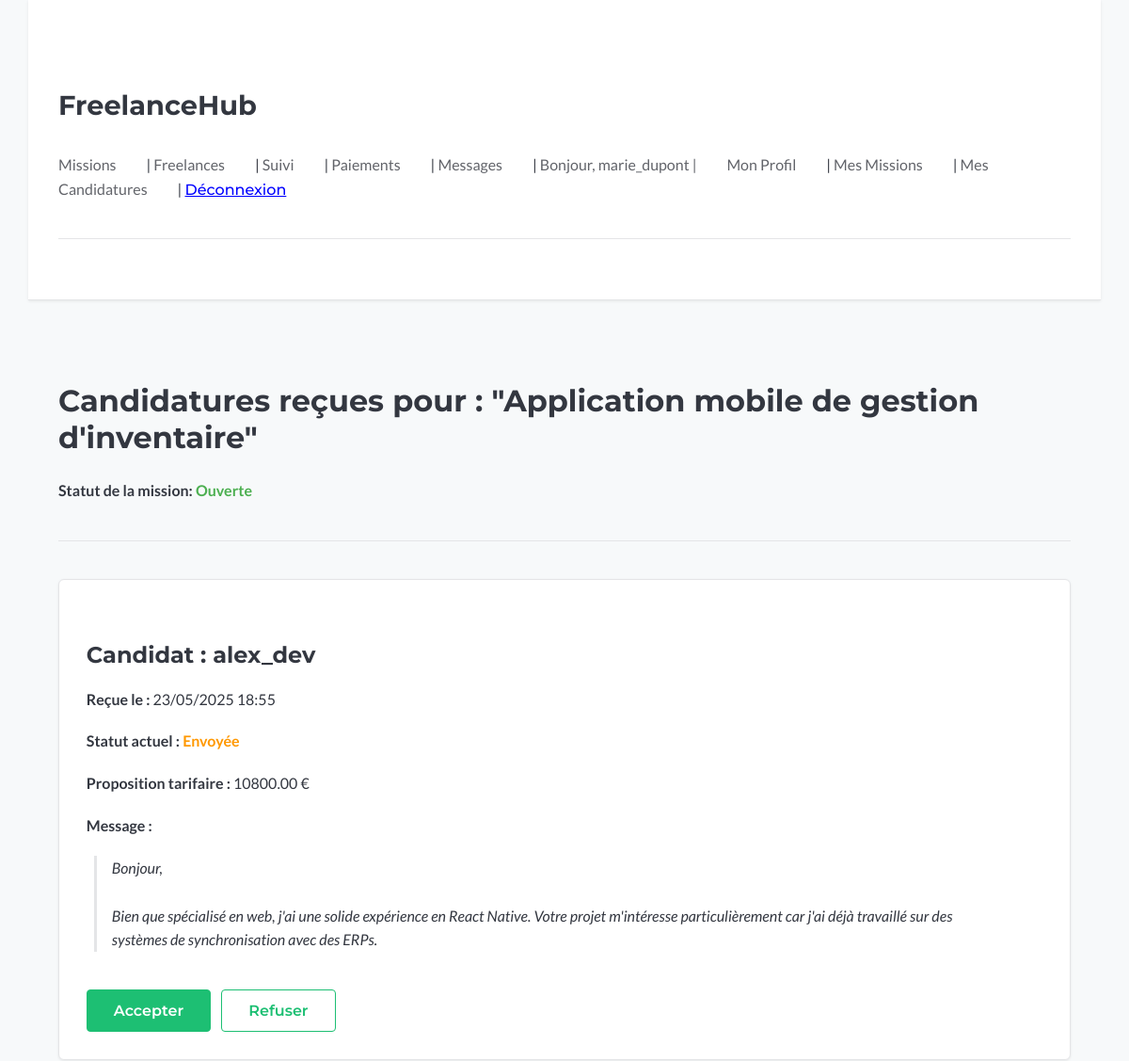
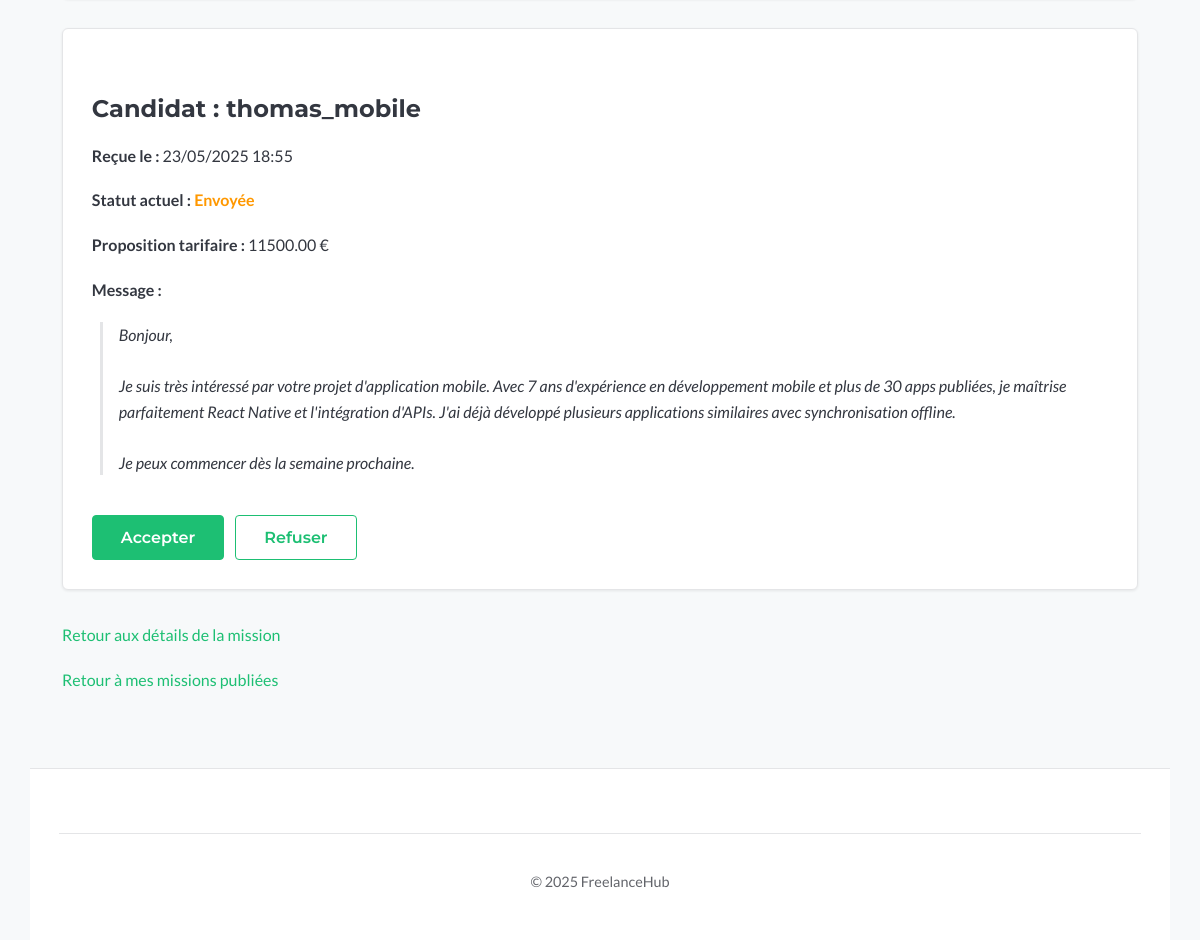
The app's page /missions/4/candidatures/ (signed in) with its own data (2 pictures, top to bottom).
### missions/models.py (models this page shows, shortened)
class Mission(models.Model):
    client = models.ForeignKey(
        settings.AUTH_USER_MODEL,
        on_delete=models.CASCADE,  # Si le client est supprimé, ses missions aussi
        related_name="missions_publiees",
        verbose_name="Client",
    )
    titre = models.CharField(max_length=255, verbose_name="Titre de la mission")
    description = models.TextField(verbose_name="Description détaillée")
    competences_requises = models.TextField(
        blank=True, null=True, verbose_name="Compétences requises"
    )  # Ou ManyToMany vers un modèle Skill
    budget_propose = models.DecimalField(
        max_digits=10,
        decimal_places=2,
        blank=True,
        null=True,
        verbose_name="Budget proposé (€)",
    )
    duree_estimee = models.CharField(
        max_length=100, blank=True, null=True, verbose_name="Durée estimée"
    )  # Ex: "2 semaines", "1 mois"
    date_publication = models.DateTimeField(
        auto_now_add=True, verbose_name="Date de publication"
    )  # Se met automatiquement à la création
    date_limite_candidature = models.DateField(
        blank=True, null=True, verbose_name="Date limite pour postuler"
    )
    date_debut_souhaitee = models.DateField(
        blank=True, null=True, verbose_name="Date de début souhaitée"
    )
    date_fin_souhaitee = models.DateField(
        blank=True, null=True, verbose_name="Date de fin souhaitée"
    )
    statut = models.CharField(
        max_length=20,
        choices=MissionStatus.choices,
        default=MissionStatus.OPEN,
        verbose_name="Statut",
    )
    freelance_assigne = models.ForeignKey(
        settings.AUTH_USER_MODEL,
        on_delete=models.SET_NULL,  # Si le freelance est supprimé, la mission n'est plus assignée mais existe toujours
        related_name="missions_assignees",
        blank=True,  # Non obligatoire (au début, pas de freelance assigné)
        null=True,  # Peut être vide en BDD
        verbose_name="Freelance Assigné",
    )
    class Meta:
        verbose_name = "Mission"
        verbose_name_plural = "Missions"
        ordering = [
            "-date_publication"
        ]  # Ordonner par défaut les missions de la plus récente à la plus ancienne

class Candidature(models.Model):
    mission = models.ForeignKey(
        Mission,
        on_delete=models.CASCADE,  # Si la mission est supprimée, les candidatures aussi
        related_name="candidatures",
        verbose_name="Mission Concernée",
    )
    freelance = models.ForeignKey(
        settings.AUTH_USER_MODEL,
        on_delete=models.CASCADE,  # Si le freelance est supprimé, ses candidatures aussi
        related_name="mes_candidatures",
        verbose_name="Freelance Candidat",
    )
    lettre_motivation = models.TextField(
        blank=True, null=True, verbose_name="Message / Lettre de motivation"
    )
    proposition_tarifaire = models.DecimalField(
        max_digits=10,
        decimal_places=2,
        blank=True,
        null=True,
        verbose_name="Proposition tarifaire (€)",
    )  # Si applicable
    date_candidature = models.DateTimeField(
        auto_now_add=True, verbose_name="Date de candidature"
    )
    statut = models.CharField(
        max_length=20,
        choices=CandidatureStatus.choices,
        default=CandidatureStatus.SUBMITTED,
        verbose_name="Statut",
    )
    class Meta:
        verbose_name = "Candidature"
        verbose_name_plural = "Candidatures"
        ordering = ["-date_candidature"]
        unique_together = ("mission", "freelance")

### missions/views.py (the view)
# urls.py: path('<int:mission_pk>/candidatures/', views.view_candidatures_view, name='view_candidatures'),
@login_required
def view_candidatures_view(request, mission_pk):
    mission = get_object_or_404(Mission, pk=mission_pk)
    if mission.client != request.user:
        return HttpResponseForbidden("Vous n'êtes pas autorisé à accéder à cette page.")
    candidatures = mission.candidatures.all().order_by("-date_candidature")
    context = {
        "mission": mission,
        "candidatures": candidatures,
    }
    return render(request, "missions/candidature_list.html", context)

### missions/templates/missions/candidature_list.html (shortened to what this page needs)
{% extends "base.html" %}
{% block content %}
  <h2>Candidatures reçues pour : "{{ mission.titre }}"</h2>
  <p><strong>Statut de la mission:</strong> <span class="status-{{ mission.statut|lower }}">{{ mission.get_statut_display }}</span></p>
  <hr>
  {% if candidatures %}
    {% for candidature in candidatures %}
      <article class="card">
        <h4>Candidat : {{ candidature.freelance.username }}</h4>
        <p><strong>Reçue le :</strong> {{ candidature.date_candidature|date:"d/m/Y H:i" }}</p>
        <p><strong>Statut actuel :</strong> <span class="status-{{ candidature.statut|lower }}">{{ candidature.get_statut_display }}</span></p>
        {% if candidature.proposition_tarifaire %}
        <p><strong>Proposition tarifaire :</strong> {{ candidature.proposition_tarifaire }} €</p>
        {% endif %}
        {% if candidature.lettre_motivation %}
        <p><strong>Message :</strong></p>
        <blockquote style="border-left: 3px solid var(--border-color); padding-left: 1em; margin-left: 0.5em; font-style: italic;">
          {{ candidature.lettre_motivation|linebreaksbr }}
        </blockquote>
        {% endif %}
        {% if candidature.statut == 'SUBMITTED' and mission.statut == 'OPEN' %}
        <div style="margin-top: 1em;">
          <form action="{% url 'missions:accept_candidature' candidature.pk %}" method="post" style="display: inline-block; margin-right: 0.5em;">
              <button type="submit" class="button">Accepter</button>
          </form>
          <form action="{% url 'missions:reject_candidature' candidature.pk %}" method="post" style="display: inline-block;">
              <button type="submit" class="button button-secondary">Refuser</button>
          </form>
        </div>
        {% endif %}
      </article>
    {% endfor %}
  {% else %}
    <p>Aucune candidature n'a été reçue pour cette mission pour le moment.</p>
  {% endif %}
  <p style="margin-top: 2em;"><a href="{% url 'missions:detail' mission.pk %}">Retour aux détails de la mission</a></p>
  <p><a href="{% url 'missions:my_missions' %}">Retour à mes missions publiées</a></p>
{% endblock %}

### templates/base.html (shortened to what this page needs)
{% load static %}
<!doctype html>
<html lang="fr">
<head>
    <link rel="stylesheet" href="{% static 'css/style.css' %}">
</head>
<body>
    <header>
        <h1><a href="{% url 'home' %}">FreelanceHub</a></h1>
        <nav>
            <a href="{% url 'missions:list' %}">Missions</a> |
            <a href="{% url 'users:freelance_search' %}">Freelances</a> |
            {% if user.is_authenticated %}
                <a href="{% url 'missions:tracking_dashboard' %}">Suivi</a> |
                <a href="{% url 'payments:dashboard' %}">Paiements</a> |
                <a href="{% url 'messaging:list' %}">Messages</a> |
                <span>Bonjour, {{ user.username }} | </span>
                <a href="{% url 'users:profile' %}">Mon Profil</a> |
                <a href="{% url 'missions:my_missions' %}">Mes Missions</a> |
                <a href="{% url 'missions:my_applications' %}">Mes Candidatures</a> |
                <form action="{% url 'users:logout' %}" method="post" style="display: inline;">
                    <button type="submit" style="background:none; border:none; padding:0; color: blue; text-decoration:underline; cursor:pointer;">Déconnexion</button>
                </form>
            {% else %}
                <a href="{% url 'users:login' %}">Connexion</a> |
                <a href="{% url 'users:register' %}">Inscription</a>
            {% endif %}
        </nav>
        <hr>
    </header>
    <main>
        {% block content %}{% endblock %}
    </main>
    <footer>
        <hr>
        <p>© 2025 FreelanceHub</p>
    </footer>
</body>
</html>

### static/css/style.css (style rules this page uses)
:root { --bg-color: #f7f9fa; --surface-color: #ffffff; --text-color: #333740; --text-secondary: #62646a; --accent-color: #1dbf73; --accent-color-darker: #19a366; --border-color: #e4e5e7; --error-bg: #f8d7da; --error-text: #721c24; --error-border: #f5c6cb; --success-bg: #d4edda; --success-text: #155724; --success-border: #c3e6cb; --info-bg: #d1ecf1; --info-text: #0c5460; --info-border: #bee5eb; --font-primary: 'Lato', system-ui, -apple-system, BlinkMacSystemFont, 'Segoe UI', Roboto, Oxygen, Ubuntu, Cantarell, 'Open Sans', 'Helvetica Neue', sans-serif; --font-headings: 'Montserrat', system-ui, -apple-system, BlinkMacSystemFont, 'Segoe UI', Roboto, Oxygen, Ubuntu, Cantarell, 'Open Sans', 'Helvetica Neue', sans-serif; --shadow-sm: 0 1px 3px rgba(0, 0, 0, 0.08); --shadow-md: 0 3px 6px rgba(0, 0, 0, 0.1); --shadow-lg: 0 10px 20px rgba(0,0,0,0.12); --transition-speed: 0.25s; --transition-ease: ease-in-out; }
*, *::before, *::after { box-sizing: border-box; }
html { scroll-behavior: smooth; }
body { margin: 0; font-family: var(--font-primary); background-color: var(--bg-color); color: var(--text-color); line-height: 1.6; font-size: 16px; display: flex; flex-direction: column; min-height: 100vh; }
h1, h2, h3, h4, h5, h6 { font-family: var(--font-headings); font-weight: 700; margin-top: 1.5em; margin-bottom: 0.75em; color: var(--text-color); }
h1 { font-size: 2.5rem; line-height: 1.2; }
h2 { font-size: 2rem; line-height: 1.2; }
h4 { font-size: 1.5rem; line-height: 1.3; }
p { margin-bottom: 1.2em; }
a { color: var(--accent-color); text-decoration: none; transition: color var(--transition-speed) var(--transition-ease); }
hr { border: none; border-top: 1px solid var(--border-color); margin: 2.5em 0; }
header, main, footer { width: 100%; max-width: 1140px; margin-left: auto; margin-right: auto; padding: 1.5em 2em; }
main { flex-grow: 1; padding-top: 2.5em; padding-bottom: 3.5em; }
header { background-color: var(--surface-color); padding-top: 1.5em; padding-bottom: 1.5em; border-bottom: 1px solid var(--border-color); box-shadow: var(--shadow-sm); }
header h1 a { color: var(--text-color); text-decoration: none; font-weight: 700; font-size: 1.8rem; }
header nav { margin-top: 1em; font-size: 1rem; }
header nav a, header nav span { margin-right: 1.8em; color: var(--text-secondary); font-weight: 500; }
header nav form button { color: var(--text-secondary); font-size: inherit; font-weight: 500; background: none; border: none; padding: 0; cursor: pointer; }
form { margin-top: 1.5em; }
button, input[type="submit"], a.button { display: inline-block; padding: 0.75em 1.75em; font-family: var(--font-headings); font-size: 1rem; font-weight: 600; text-align: center; text-decoration: none; color: #ffffff; background-color: var(--accent-color); border: 1px solid var(--accent-color); border-radius: 4px; cursor: pointer; transition: background-color var(--transition-speed) var(--transition-ease), border-color var(--transition-speed) var(--transition-ease), transform var(--transition-speed) var(--transition-ease), box-shadow var(--transition-speed) var(--transition-ease); }
.button-secondary { background-color: var(--surface-color); color: var(--accent-color); border: 1px solid var(--accent-color); }
.card { background-color: var(--surface-color); padding: 1.8em; border-radius: 6px; margin-bottom: 1.8em; border: 1px solid var(--border-color); box-shadow: var(--shadow-sm); transition: transform var(--transition-speed) var(--transition-ease), box-shadow var(--transition-speed) var(--transition-ease); opacity: 0; animation: fadeIn 0.6s var(--transition-ease) forwards; animation-delay: 0.2s; }
main { animation: fadeInUp 0.5s var(--transition-ease) 0.1s forwards; }
footer { margin-top: auto; padding-top: 2em; padding-bottom: 2em; text-align: center; font-size: 0.9rem; color: var(--text-secondary); border-top: 1px solid var(--border-color); background-color: var(--surface-color); }

### missions/templates/missions/candidature_list.html (style rules this page uses)
.status-open, .status-accepted { font-weight: bold; color: #4caf50; }
.status-assigned, .status-in_progress, .status-submitted, .status-viewed { font-weight: bold; color: #ff9800; }

### records on screen
Mission: titre "Application mobile de gestion d'inventaire", statut "Ouverte"
Candidature: freelance.username "alex_dev", date_candidature "23/05/2025 18:55", statut "Envoyée", proposition_tarifaire "10800.00", lettre_motivation "Bonjour, Bien que spécialisé en web, j'ai une solide expérience en React Native. Votre projet m'intéresse particulièrement car j'ai déjà travaillé sur des systèmes de synchronisation avec des ERPs.", shows "Accepter"
Candidature: freelance.username "thomas_mobile", date_candidature "23/05/2025 18:55", statut "Envoyée", proposition_tarifaire "11500.00", lettre_motivation "Bonjour, Je suis très intéressé par votre projet d'application mobile. Avec 7 ans d'expérience en développement mobile et plus de 30 apps publiées, je maîtrise parfaitement React Native et l'intégration d'APIs. J'ai déjà développé plusieurs applications similaires avec synchronisation offline. Je peux commencer dès la semaine prochaine.", shows "Accepter"

### other values on screen
{{ user.username }} "marie_dupont"
